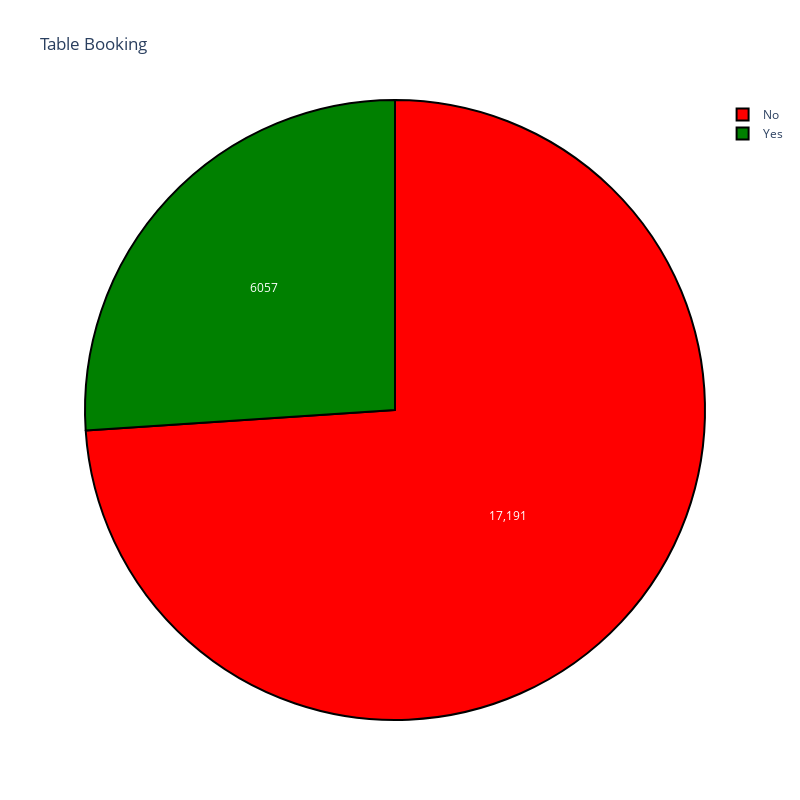

The code cell stored with this chart in its notebook:
### Code cell
x = df["book_table"].value_counts()

colors = ["red", "green"]

# Create the pie chart
trace = go.Pie(labels=x.index, values=x, textinfo="value", marker=dict(colors=colors, line=dict(color="black", width=2)))
layout = go.Layout(title="Table Booking", width=800, height=800)

# Create the figure
fig = go.Figure(data=[trace], layout=layout)

# Display the figure
fig.show()

### Figure 1 — Plotly figure (JSON) as saved in the notebook; plotly's stock layout.template omitted (floating-point values rounded to 4 significant figures)
{"data": [{"labels": ["No", "Yes"], "marker": {"colors": ["red", "green"], "line": {"color": "black", "width": 2}}, "textinfo": "value", "type": "pie", "values": [17191, 6057]}], "layout": {"height": 800, "title": {"text": "Table Booking"}, "width": 800}}
